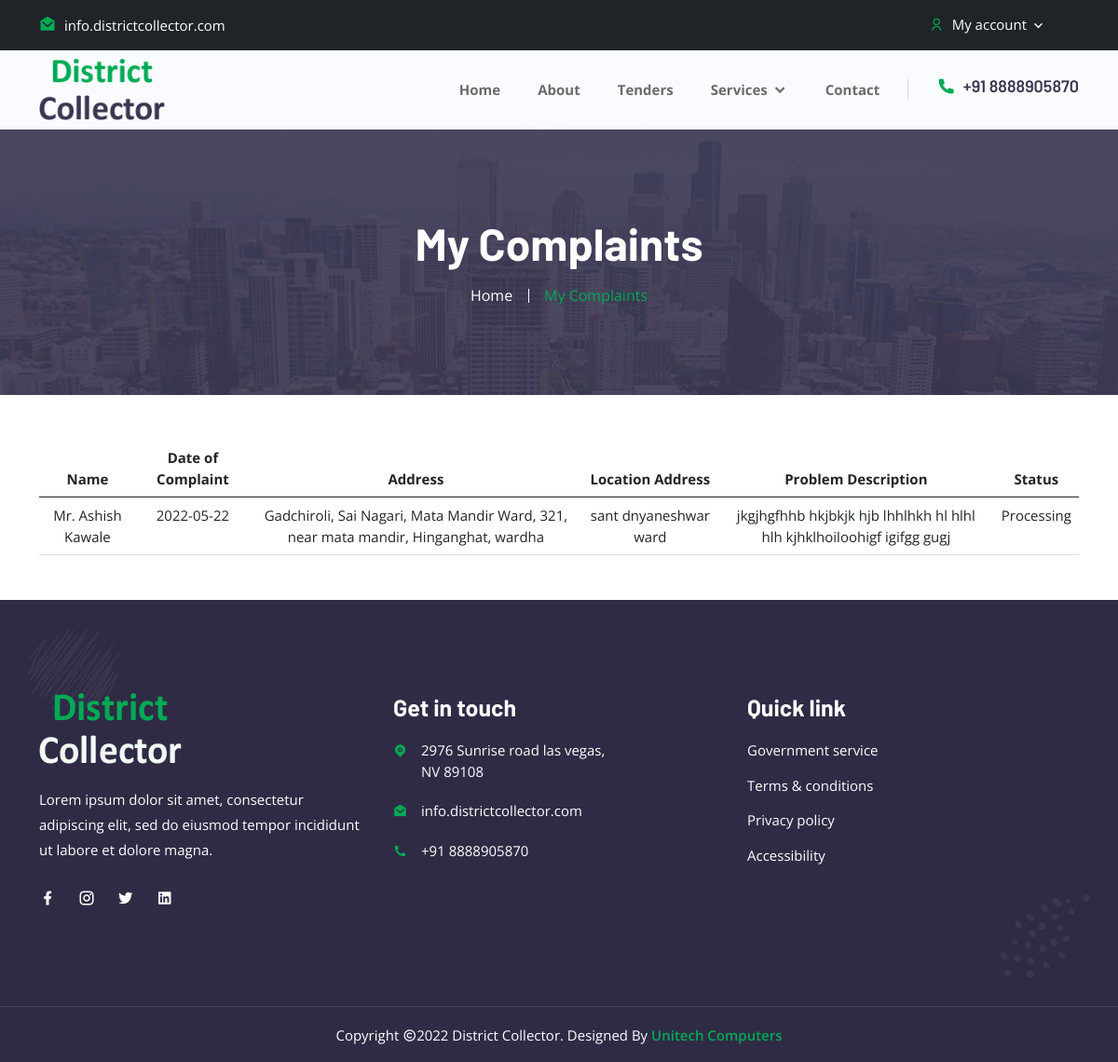
The app's page /mycomplaints.php (signed in) with its own data.
### tables this page shows
CREATE TABLE `tbl_complaint` (
  `id` int(255) NOT NULL,
  `user_id` varchar(500) NOT NULL,
  `salutation` varchar(500) NOT NULL,
  `name` varchar(500) NOT NULL,
  `gender` varchar(500) NOT NULL,
  `doc` date NOT NULL,
  `address` varchar(500) NOT NULL,
  `street` varchar(500) NOT NULL,
  `section` varchar(500) NOT NULL,
  `building` varchar(500) NOT NULL,
  `landmark` varchar(500) NOT NULL,
  `district` varchar(500) NOT NULL,
  `taluka` varchar(500) NOT NULL,
  `village` varchar(500) NOT NULL,
  `pincode` varchar(500) NOT NULL,
  `laddress` varchar(500) NOT NULL,
  `pdesc` text NOT NULL,
  `lphoto` varchar(500) NOT NULL,
  `agreement` varchar(500) NOT NULL,
  `status` varchar(500) NOT NULL,
  `added_on` datetime NOT NULL
);

### mycomplaints.php (the view, shortened to what this page needs)
<?php
require('connection.php');
?>
<!doctype html>
<html lang="zxx">
<head>
		<link rel="stylesheet" href="assets/css/bootstrap.min.css">
		<link rel="stylesheet" href="assets/css/owl.theme.default.min.css">
		<link rel="stylesheet" href="assets/css/owl.carousel.min.css">
		<link rel="stylesheet" href="assets/css/remixicon.css">
		<link rel="stylesheet" href="assets/css/flaticon.css">
		<link rel="stylesheet" href="assets/css/meanmenu.min.css">
		<link rel="stylesheet" href="assets/css/animate.min.css">
		<link rel="stylesheet" href="assets/css/magnific-popup.min.css">
		<link rel="stylesheet" href="assets/css/odometer.min.css">
		<link rel="stylesheet" href="assets/css/date-picker.min.css">
		<link rel="stylesheet" href="assets/css/style.css">
		<link rel="stylesheet" href="assets/css/responsive.css">
		<link rel="stylesheet" type="text/css" href="https://cdnjs.cloudflare.com/ajax/libs/font-awesome/5.15.3/css/all.min.css">
    <link rel="stylesheet" type="text/css" href="https://cdnjs.cloudflare.com/ajax/libs/font-awesome/5.15.3/css/brands.min.css">
    <link rel="stylesheet" type="text/css" href="https://cdnjs.cloudflare.com/ajax/libs/font-awesome/5.15.3/css/fontawesome.min.css">
    </head>
    <body>
		<header class="header-area">
			<div class="top-header">
				<div class="container">
					<div class="row align-items-center">
						<div class="col-lg-6 col-md-6">
							<ul class="header-left-content">
								<li>
									<a href="https://templates.envytheme.com/cdn-cgi/l/email-protection#5e373038311e2937353730703d3133">
										<i class="ri-mail-open-fill"></i>
										<span class="__cf_email__" >info.districtcollector.com</span>
									</a>
								</li>
							</ul>
						</div>
						<div class="col-lg-6 col-md-6">
							<div class="header-right-content">
										<?php
											if($_SESSION['USER_LOGIN']){?>
											<ul class="my-account">
											<li>
												<a href="#" class="dropdown-control">
													<i class="ri-user-line"></i>
													My account
													<i class="ri-arrow-down-s-line"></i>
												</a>
											</li>
										</ul>
										<?php }
										?>
							</div>
						</div>
					</div>
				</div>
			</div>
			<div class="navbar-area">
                <div class="desktop-nav">
                    <div class="container">
                        <nav class="navbar navbar-expand-md navbar-light">
                            <a class="navbar-brand" href="index.php">
                                <img src="assets/images/logo.png" alt="logo">
                            </a>
                            <div class="collapse navbar-collapse mean-menu" id="navbarSupportedContent">
                                <ul class="navbar-nav">
									<li class="nav-item">
										<a href="index.php" class="nav-link">
											Home
										</a>
									</li>
									<li class="nav-item">
										<a href="about.php" class="nav-link">About</a>
									</li>
									<li class="nav-item">
										<a href="projects.php" class="nav-link">
											Tenders
										</a>
									</li>
									<li class="nav-item">
										<a href="#" class="nav-link">
											Services
											<i class="ri-arrow-down-s-line"></i>
										</a>
									</li>
                                    <li class="nav-item">
										<a href="contact.php" class="nav-link">Contact</a>
									</li>
                                </ul>
                                <div class="others-options">
									<ul>
										<li>
											<a href="tel:+1-(514)-312-5678" class="call">
												<i class="ri-phone-fill"></i>
												+91 8888905870
											</a>
										</li>
									</ul>
                                </div>
                            </div>
                        </nav>
                    </div>
				</div>
            </div>
		</header>
		<div class="page-title-area bg-20">
			<div class="container">
				<div class="page-title-content">
					<h2>My Complaints</h2>
					<ul>
						<li>
							<a href="#">
								Home
							</a>
						</li>
						<li class="active">My Complaints</li>
					</ul>
				</div>
			</div>
		</div>
        <div class="document-details mt-5 mb-5">
            <div class="container">
            <table class="table table-responsive">
                <thead>
                    <tr class="text-center">
                        <th scope="col">Name</th>
                        <th scope="col">Date of Complaint</th>
                        <th scope="col">Address</th>
                        <th scope="col">Location Address</th>
                        <th scope="col">Problem Description</th>
                        <th scope="col">Status</th>
                    </tr>
                </thead>
                <tbody>
                    <?php
                        $user_id = $_SESSION['USER_ID'];
                        $sql = "SELECT * FROM tbl_complaint WHERE user_id='$user_id' order by id desc";
                        $res = mysqli_query($con,$sql);
                        while($row = mysqli_fetch_assoc($res)) {
                    ?>
                    <tr class="text-center">
                        <td><?php echo $row['salutation']?> <?php echo $row['name']?></td>
                        <td><?php echo $row['doc']?></td>
                        <td><?php echo $row['address']?>, <?php echo $row['street']?>, <?php echo $row['section']?>, <?php echo $row['building']?>, <?php echo $row['landmark']?>, <?php echo $row['village']?>, <?php echo $row['district']?></td>
                        <td><?php echo $row['laddress']?></td>
                        <td><?php echo $row['pdesc']?></td>
                        <td><?php echo $row['status']?></td>
                    </tr>
                    <?php }?>
                </tbody>
                </table>
            </div>
        </div>
		<footer class="footer-area pt-100 pb-70">
			<div class="container">
				<div class="row">
					<div class="col-lg-4 col-md-6">
						<div class="single-footer-widget single-bg">
							<a href="index.html" class="logo">
								<img src="assets/images/white-logo.png" alt="Image">
							</a>
							<p>Lorem ipsum dolor sit amet, consectetur adipiscing elit, sed do eiusmod tempor incididunt ut labore et dolore magna.</p>
							<ul class="social-icon">
								<li>
									<a href="https://www.facebook.com/" target="_blank">
										<i class="ri-facebook-fill"></i>
									</a>
								</li>
								<li>
									<a href="https://www.instagram.com/" target="_blank">
										<i class="ri-instagram-line"></i>
									</a>
								</li>
								<li>
									<a href="https://twitter.com/" target="_blank">
										<i class="ri-twitter-fill"></i>
									</a>
								</li>
								<li>
									<a href="https://twitter.com/" target="_blank">
										<i class="ri-linkedin-box-fill"></i>
									</a>
								</li>
							</ul>
						</div>
					</div>
					<div class="col-lg-4 col-md-6">
						<div class="single-footer-widget">
							<h3>Get in touch</h3>
							<ul class="address">
								<li>
									<i class="ri-map-pin-fill"></i>
									2976 Sunrise road las vegas, <br> NV 89108
								</li>
								<li>
									<i class="ri-mail-open-fill"></i>
									<a href="mailto:info.districtcollector.com"><span class="__cf_email__" >info.districtcollector.com</span></a>
								</li>
								<li class="location">
									<i class="ri-phone-fill"></i>
									<a href="tel:+1-(514)-312-5678">+91 8888905870</a>
								</li>
							</ul>
						</div>
					</div>
					<div class="col-lg-4 col-md-6">
						<div class="single-footer-widget">
							<h3>Quick link</h3>
							<ul class="import-link">
								<li>
									<a href="#">Government service</a>
								</li>
								<li>
									<a href="#">Terms & conditions</a>
								</li>
								<li>
									<a href="#">Privacy policy</a>
								</li>
								<li>
									<a href="#">Accessibility</a>
								</li>
							</ul>
						</div>
					</div>
				</div>
			</div>
			<div class="shape footer-shape-1">
				<img src="assets/images/footer-shape-1.png" alt="Image">
			</div>
			<div class="shape footer-shape-2">
				<img src="assets/images/footer-shape-2.png" alt="Image">
			</div>
		</footer>
		<div class="copy-right-area">
			<div class="container">
				<p>
					Copyright <i class="ri-copyright-line"></i>2022 District Collector. Designed By
					<a href="#">Unitech Computers</a>
				</p>
			</div>
		</div>
    </body>
</html>

### records on screen
tbl_complaint: salutation "Mr.", name "Ashish Kawale", doc "2022-05-22", address "Gadchiroli", street "Sai Nagari", section "Mata Mandir Ward", building "321", landmark "near mata mandir", village "Hinganghat", district "wardha", laddress "sant dnyaneshwar ward", pdesc "jkgjhgfhhb hkjbkjk hjb lhhlhkh hl hlhl hlh kjhklhoiloohigf igifgg gugj", status "Processing"
